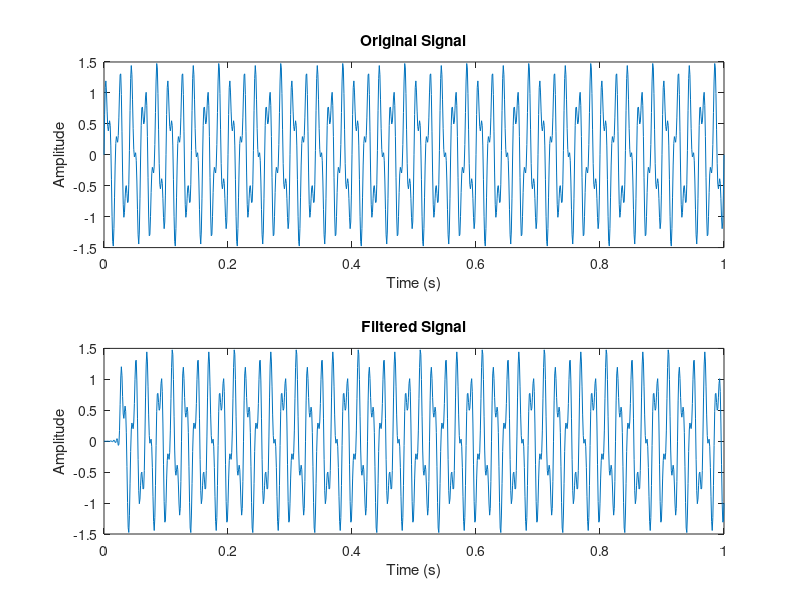

This figure's MATLAB source:
% Filter specifications
order = 50;              % Filter order
cutoff_frequency = 0.4;  % Normalized cutoff frequency (between 0 and 1)
window_type = 'low';     % Window type

% Design the filter coefficients
filter_coeffs = fir1(order, cutoff_frequency, window_type);

% Generate a random signal
Fs = 1000;              % Sample rate (Hz)
t = 0:1/Fs:1;           % Time vector
x = sin(2*pi*50*t) + 0.5*sin(2*pi*120*t);  % Input signal (containing 50Hz and 120Hz components)

% Apply the filter to the signal
filtered_signal = filter(filter_coeffs, 1, x);

% Plot the original and filtered signals
figure;
subplot(2, 1, 1);
plot(t, x);
xlabel('Time (s)');
ylabel('Amplitude');
title('Original Signal');

subplot(2, 1, 2);
plot(t, filtered_signal);
xlabel('Time (s)');
ylabel('Amplitude');
title('Filtered Signal');